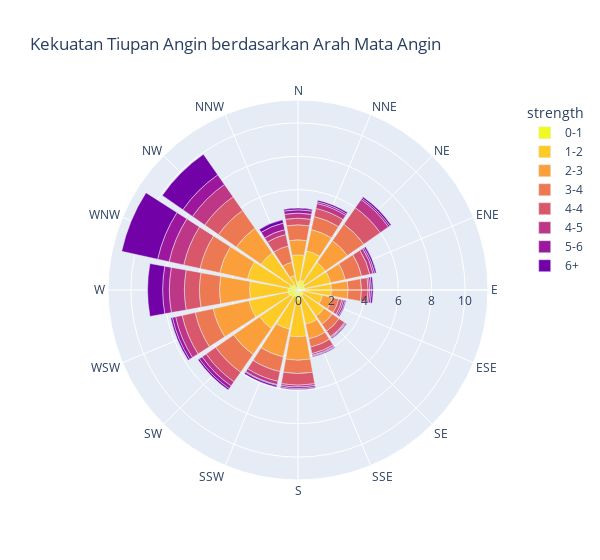

The notebook cell saved with this chart:
### Markdown cell above
4. Categorical - Radial Chart

### Code cell
df = px.data.wind()

fig = px.bar_polar(df,
                   r = 'frequency',
                   theta = 'direction',
                   color = 'strength',
                   color_discrete_sequence = px.colors.sequential.Plasma_r,
                   title = 'Kekuatan Tiupan Angin berdasarkan Arah Mata Angin',
                   width = 600)
fig.show()

### Figure 1 — Plotly figure (JSON) as saved in the notebook; plotly's stock layout.template omitted (floating-point values rounded to 4 significant figures)
{"data": [{"hovertemplate": "strength=0-1<br>frequency=%{r}<br>direction=%{theta}<extra></extra>", "legendgroup": "0-1", "marker": {"color": "#f0f921", "pattern": {"shape": ""}}, "name": "0-1", "r": [0.5, 0.6, 0.5, 0.4, 0.4, 0.3, 0.4, 0.4, 0.6, 0.4, 0.5, 0.6, 0.6, 0.5, 0.4, 0.1], "showlegend": true, "subplot": "polar", "theta": ["N", "NNE", "NE", "ENE", "E", "ESE", "SE", "SSE", "S", "SSW", "SW", "WSW", "W", "WNW", "NW", "NNW"], "type": "barpolar"}, {"hovertemplate": "strength=1-2<br>frequency=%{r}<br>direction=%{theta}<extra></extra>", "legendgroup": "1-2", "marker": {"color": "#fdca26", "pattern": {"shape": ""}}, "name": "1-2", "r": [1.6, 1.8, 1.5, 1.6, 1.6, 1.2, 1.5, 1.7, 2.2, 2, 2.3, 2.4, 2.3, 2.6, 2.3, 0.8], "showlegend": true, "subplot": "polar", "theta": ["N", "NNE", "NE", "ENE", "E", "ESE", "SE", "SSE", "S", "SSW", "SW", "WSW", "W", "WNW", "NW", "NNW"], "type": "barpolar"}, {"hovertemplate": "strength=2-3<br>frequency=%{r}<br>direction=%{theta}<extra></extra>", "legendgroup": "2-3", "marker": {"color": "#fb9f3a", "pattern": {"shape": ""}}, "name": "2-3", "r": [0.9, 1.3, 1.6, 0.9, 1, 0.6, 0.6, 0.9, 1.4, 1.7, 1.9, 2.2, 1.8, 1.7, 1.8, 0.8], "showlegend": true, "subplot": "polar", "theta": ["N", "NNE", "NE", "ENE", "E", "ESE", "SE", "SSE", "S", "SSW", "SW", "WSW", "W", "WNW", "NW", "NNW"], "type": "barpolar"}, {"hovertemplate": "strength=3-4<br>frequency=%{r}<br>direction=%{theta}<extra></extra>", "legendgroup": "3-4", "marker": {"color": "#ed7953", "pattern": {"shape": ""}}, "name": "3-4", "r": [0.9, 0.8, 1.2, 1, 0.8, 0.4, 0.5, 0.5, 0.8, 0.9, 1.3, 1.1, 1.2, 1.2, 1.3, 1], "showlegend": true, "subplot": "polar", "theta": ["N", "NNE", "NE", "ENE", "E", "ESE", "SE", "SSE", "S", "SSW", "SW", "WSW", "W", "WNW", "NW", "NNW"], "type": "barpolar"}, {"hovertemplate": "strength=4-4<br>frequency=%{r}<br>direction=%{theta}<extra></extra>", "legendgroup": "4-4", "marker": {"color": "#d8576b", "pattern": {"shape": ""}}, "name": "4-4", "r": [0.4, 0.5, 1.2, 0.5, 0.4, 0.2, 0.4, 0.4, 0.7, 0.6, 0.7, 0.8, 0.9, 1, 1, 0.7], "showlegend": true, "subplot": "polar", "theta": ["N", "NNE", "NE", "ENE", "E", "ESE", "SE", "SSE", "S", "SSW", "SW", "WSW", "W", "WNW", "NW", "NNW"], "type": "barpolar"}, {"hovertemplate": "strength=4-5<br>frequency=%{r}<br>direction=%{theta}<extra></extra>", "legendgroup": "4-5", "marker": {"color": "#bd3786", "pattern": {"shape": ""}}, "name": "4-5", "r": [0.3, 0.3, 0.6, 0.2, 0.1, 0.1, 0.05, 0.1, 0.1, 0.2, 0.3, 0.4, 0.9, 0.9, 0.9, 0.3], "showlegend": true, "subplot": "polar", "theta": ["N", "NNE", "NE", "ENE", "E", "ESE", "SE", "SSE", "S", "SSW", "SW", "WSW", "W", "WNW", "NW", "NNW"], "type": "barpolar"}, {"hovertemplate": "strength=5-6<br>frequency=%{r}<br>direction=%{theta}<extra></extra>", "legendgroup": "5-6", "marker": {"color": "#9c179e", "pattern": {"shape": ""}}, "name": "5-6", "r": [0.2, 0.1, 0.1, 0.1, 0.1, 0.1, 0.05, 0.05, 0.1, 0.05, 0.2, 0.2, 0.4, 0.7, 0.7, 0.4], "showlegend": true, "subplot": "polar", "theta": ["N", "NNE", "NE", "ENE", "E", "ESE", "SE", "SSE", "S", "SSW", "SW", "WSW", "W", "WNW", "NW", "NNW"], "type": "barpolar"}, {"hovertemplate": "strength=6+<br>frequency=%{r}<br>direction=%{theta}<extra></extra>", "legendgroup": "6+", "marker": {"color": "#7201a8", "pattern": {"shape": ""}}, "name": "6+", "r": [0.1, 0.1, 0.1, 0.1, 0.1, 0.05, 0.05, 0.05, 0.05, 0.1, 0.1, 0.1, 0.9, 2.2, 1.5, 0.2], "showlegend": true, "subplot": "polar", "theta": ["N", "NNE", "NE", "ENE", "E", "ESE", "SE", "SSE", "S", "SSW", "SW", "WSW", "W", "WNW", "NW", "NNW"], "type": "barpolar"}], "layout": {"barmode": "relative", "legend": {"title": {"text": "strength"}, "tracegroupgap": 0}, "polar": {"angularaxis": {"direction": "clockwise", "rotation": 90}, "domain": {"x": [0, 1], "y": [0, 1]}}, "title": {"text": "Kekuatan Tiupan Angin berdasarkan Arah Mata Angin"}, "width": 600}}
